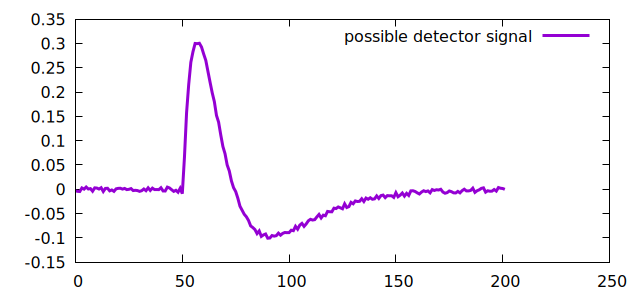

Write the gnuplot code that produced this figure.
set term pngcairo  size 640,300
set output "demo_signal.png"

plot "demo_signal.dat" using 0:1 w l lw 3 title "possible detector signal"
